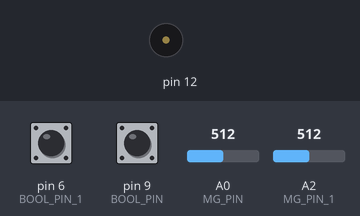
Bench run of a sketch on a simulated Arduino Uno, built with avr-gcc and run on an emulated ATmega328P. On the bench: buzzer (waves = sounding). The inputs (shaded band) are chosen by the test bench; at power-on: A0 (MG_PIN) = 512, pin 6 (BOOL_PIN_1) HIGH, pin 9 (BOOL_PIN) HIGH, A2 (MG_PIN_1) = 512. What the sketch prints to the serial monitor is not drawn.

Above: at 10.1 s.
Timing chart, 0 to 10.1 s (numbered marks = the images above; inputs shaded):
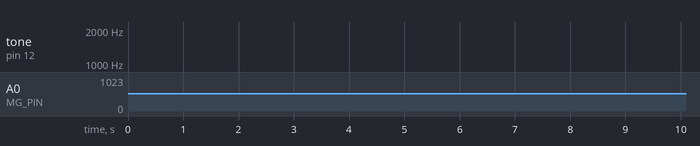

The sketch:

smart_pillow.ino
```cpp
#include <SoftwareSerial.h> //
#include <Wire.h>
#include <MsTimer2.h>
#include "pitches.h"
SoftwareSerial bt(3, 4);   //bluetooth module Tx:Digital 3 Rx:Digital 2
#include "MAX30100_PulseOximeter.h"
#define REPORTING_PERIOD_MS     1000
PulseOximeter pox;
uint32_t tsLastReport = 0;
int co2_v1,co2_v2,sleep=0,count=0,spcont=0, out=-1;
int percentage,percentage_1;
void onBeatDetected(){Serial.println("Beat!");}
/*co2 sansor 부분 입니다. */
#define MG_PIN (A0) //define which analog input channel you are going to use – A0 pin
#define BOOL_PIN (9)    // D9 – Dout pin
/*2번쨰 co2센서 */
#define MG_PIN_1 (A2) //define which analog input channel you are going to use – A1 pin
#define BOOL_PIN_1 (6)    // D8 – Dout pin

#define DC_GAIN (8.5) //define the DC gain of amplifier
/***********************Software Related Macros************************************/
#define READ_SAMPLE_INTERVAL (50) //define how many samples you are going to take in normal operation
#define READ_SAMPLE_TIMES (5) //define the time interval(in milisecond) between each samples in
//normal operation
/**********************Application Related Macros**********************************/
//These two values differ from sensor to sensor. user should derermine this value.
#define ZERO_POINT_VOLTAGE (0.10) //define the output of the sensor in volts wheY                                                         n the concentration of CO2 is 400PPM
#define REACTION_VOLTGAE (0.30) //define the voltage drop of the sensor when move the sensor from air into 1000ppm CO2
/*2번쨰 co2센서 */
#define ZERO_POINT_VOLTAGEA (0.10) //define the output of the sensor in volts wheY                                                         n the concentration of CO2 is 400PPM
#define REACTION_VOLTGAEA (0.30) //define the voltage drop of the sensor when move the sensor from air into 1000ppm CO2
/*****************************Globals***********************************************/
float CO2Curve[3] = {2.602,ZERO_POINT_VOLTAGE,(REACTION_VOLTGAE/(2.602-3))};
float CO2Curvea[3] = { 2.602,ZERO_POINT_VOLTAGEA,(REACTION_VOLTGAEA/(2.602-3)) };
//two points are taken from the curve.
//with these two points, a line is formed which is
//"approximately equivalent" to the original curve.
//data format:{ x, y, slope}; point1: (lg400, 0.324), point2: (lg4000, 0.280)
//slope = ( reaction voltage ) / (log400 –log1000)

void setup(){
    Serial.begin(115200);
    pinMode(12, INPUT);
    Serial.print("Initializing pulse oximeter..");

    // Initialize the PulseOximeter instance
    // Failures are generally due to an improper I2C wiring, missing power supply
    // or wrong target chip
    if (!pox.begin()) {
        Serial.println("FAILED");
    } else {
        Serial.println("SUCCESS");
    }

    // The default current for the IR LED is 50mA and it could be changed
    //   by uncommenting the following line. Check MAX30100_Registers.h for all the
    //   available options.
    // pox.setIRLedCurrent(MAX30100_LED_CURR_7_6MA);

    // Register a callback for the beat detection
   pox.setOnBeatDetectedCallback(onBeatDetected);

     /*co2 sansor setup 부 입니다. */

pinMode(BOOL_PIN, INPUT); //set pin to input
digitalWrite(BOOL_PIN, HIGH); //turn on pullup resistors
pinMode(BOOL_PIN_1, INPUT); //set pin to input
digitalWrite(BOOL_PIN_1, HIGH); //turn on pullup resistors
//Serial.print("MG-811 Demostration\n");

MsTimer2::set(1000,co2sub); // 10000ms period
  MsTimer2::start();
}
void loop(){
  /*
  Hr=pox.getHeartRate();
    // Make sure to call update as fast as possible
    pox.update();
    // Asynchronously dump heart rate and oxidation levels to the serial
    // For both, a value of 0 means "invalid"
       /if (millis() - tsLastReport > REPORTING_PERIOD_MS) {
        Serial.print("Heart rate:");
        Serial.print(pox.getHeartRate());
        Serial.print("bpm / SpO2:");
        Serial.print(pox.getSpO2());
        Serial.println("%");
        tsLastReport = millis();
    }  */
     co2air();
     co2user();
  Serial.print("sub : ");
  Serial.println(abs(co2_v1-co2_v2));
  if(out == 0 ){
   bt.write("1\n");
   Serial.println(out);
   sound();
   out = 1;
  }
  delay(500);
    }
float MGRead(int mg_pin){
int i;
float v=0;
for (i=0;i<READ_SAMPLE_TIMES;i++) {
v += analogRead(mg_pin);
delay(READ_SAMPLE_INTERVAL);
}
v = (v/READ_SAMPLE_TIMES) *5/1024 ;
return v;
}
int MGGetPercentage(float volts, float *pcurve){
if ((volts/DC_GAIN )>=ZERO_POINT_VOLTAGE) {
return -1;
} else {
return pow(10, ((volts/DC_GAIN)-pcurve[1])/pcurve[2]+pcurve[0]);
}
}
void co2air(){
  //  Serial.println("============co2================");
float volts ;
volts = MGRead(MG_PIN);
    /*co2 센서 입니다.*/

//Serial.print( "SEN-00007:" );
//Serial.print(volts);
//Serial.print( " V / before_amp : " );
//Serial.print(volts/DC_GAIN);
//Serial.print( " V " );
percentage = MGGetPercentage(volts,CO2Curve);
//Serial.print("CO2:");
if (percentage == -1) {
//Serial.print( "<400" );
//Serial.print(percentage);
} else {
//Serial.print(percentage);
}
//Serial.print( "ppm\n" );
if (digitalRead(BOOL_PIN) ){
//Serial.println( "=====BOOL is HIGH======" );
} else {
//Serial.println( "=====BOOL is LOW======" );
}
co2_v1=percentage;
}
void co2user() {
  float volts_1;
 // Serial.println("============co2_2================");
  volts_1 = MGRead(MG_PIN_1);
//Serial.print(volts_1);
//Serial.print( " V / before_amp : " );
//Serial.print(volts_1/DC_GAIN);
//Serial.print( " V " );
percentage_1 = MGGetPercentage(volts_1,CO2Curvea);

//Serial.print("CO2:");
if (percentage == -1) {
//Serial.print( "<400" );
 co2_v2=-0;
//Serial.print(percentage_1 );
} else {
//Serial.print(percentage_1);
}
//Serial.print( "ppm\n" );
if (digitalRead(BOOL_PIN_1) ){
//Serial.print( "=====BOOL is HIGH======" );
} else {
//Serial.print( "=====BOOL is LOW======" );
}
Serial.print("\n");
if(percentage_1 == -1){
 co2_v2=-0;
}else{
  co2_v2=percentage_1;
}
}
void co2sub(){
  //  Serial.println("============co2sub================");
  count++;//co2sub 함수의 실행 횟수 카운트
     Serial.print("실행횟수  :=:  ");
     Serial.println(count);
  if(abs(co2_v1-co2_v2) <=0 || abs(co2_v1-co2_v2) <=50){
    sleep++; // 무호흡 중으로 판단.
     Serial.print("무호흡  :=:  ");
     Serial.println(sleep);
  }else{
    sleep=0;
  }
 if(sleep >=10 &&count >=10){
  spcont++;
  bt.write("1\n");
   sound();
  Serial.println("!!!!!!!!!!!!!!!!!!!!!!!!!!!!!!");
  out=0;
 }
 if(spcont>= 5 || spcont> 15){
  spcont++;
  bt.write("1\n");
  // sound();
  Serial.println("!!!!!!!!!!!!!!!!!!!!!!!!!!!!!!");
  //out=0;
 }else if( spcont>= 15 || spcont> 30 ){
  spcont++;
  bt.write("1\n");
  // sound();
  Serial.println("!!!!!!!!!!!!!!!!!!!!!!!!!!!!!!");
  out=0;
 }else{
  spcont++;
  bt.write("1\n");
   //sound();
  Serial.println("!!!!!!!!!!!!!!!!!!!!!!!!!!!!!!");
//out=0;
 }

}

void sound(){
      for(int i=0;i<50;i++){
     for(int freq = 150; freq <=1800; freq = freq + 2) {
    tone(12, freq, 10);
  }
  for(int freq = 1800; freq <=150; freq = freq - 2) {
   tone(12, freq, 10);
  }
    }
}
```
